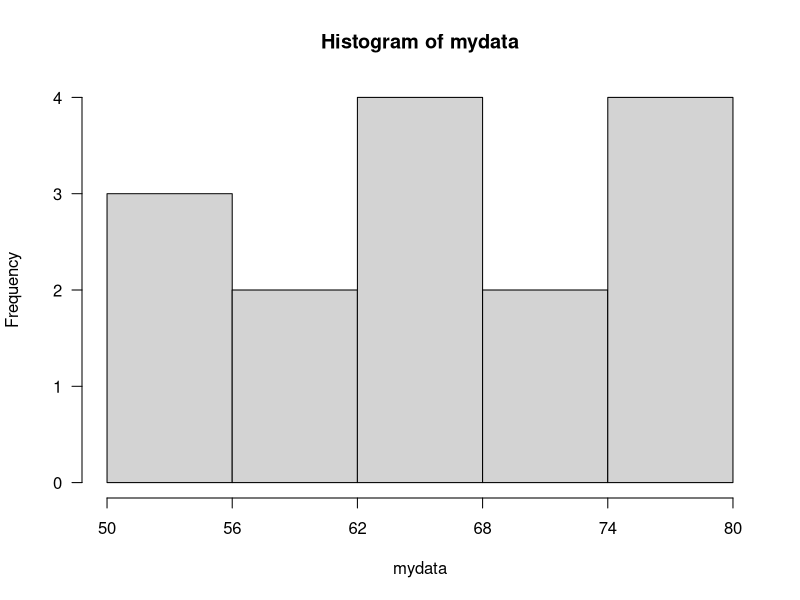
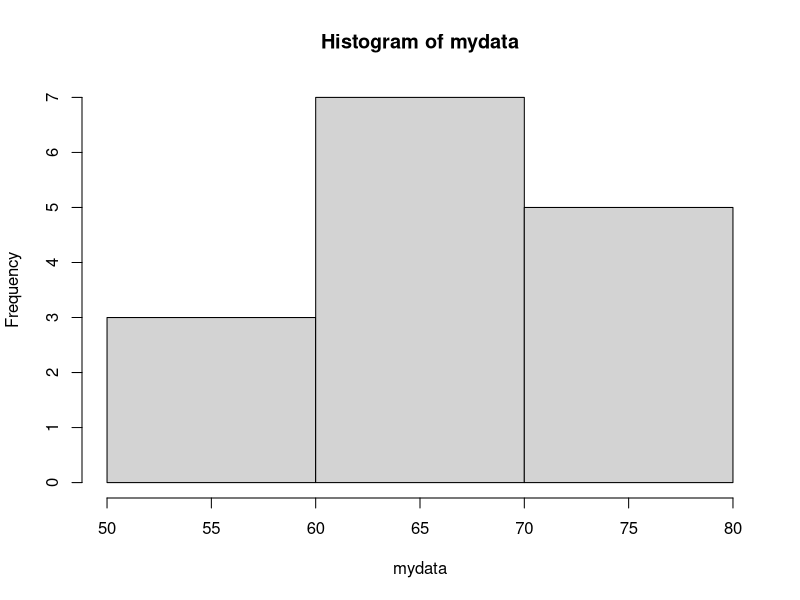

R code for these plots, in order:
## ---- chunk 1
mydata <- c(67, 61, 68, 80, 63, 75, 62, 
            66, 56, 72, 53, 79, 76, 54, 70)
## ---- chunk 2
hist(mydata, breaks = c(50, 56, 62, 68, 74, 80),
     axes = F)
axis(1, at = seq(50, 80, by = 6), las = 1)
axis(2, at = seq(0, 4, by = 1), las = 2)
## ---- chunk 3
hist(mydata, breaks = c(50, 60, 70, 80))
## ---- chunk 4
stem(mydata)
## ---- chunk 5
mydata <- c(60, 61, 57, 62, 61, 65, 52,
            68, 70, 70, 61, 53, 70 ,67, 66)
## ---- chunk 6
stem(mydata, scale = 0.5)
